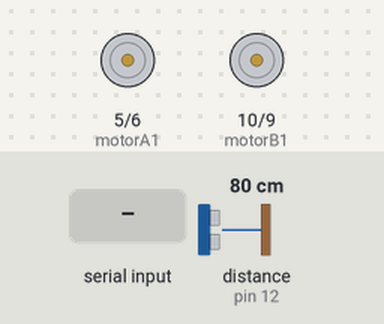
A sketch run on a simulated Arduino Uno, built with avr-gcc and run on an emulated ATmega328P. On the bench: motor-driver pin pairs drawn as motors (green arrow = first pin HIGH = forward, orange = second pin HIGH = backward, longer = more drive). Wiring (inferred from the names in the program): ultrasonic range finder: trigger pin 11; echo pin 12. The inputs (shaded band) are chosen by the test bench; at power-on: distance to the obstacle (sensor on pin 12) 80 cm. The echo pulse lasts 58.3 µs per cm.

Above: at 1.2 s.
1.3 s: "F" received over Serial
At 2.5 s:
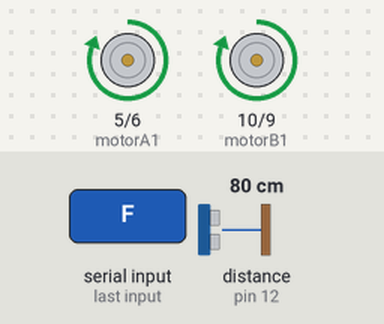
2.8 s: byte 72 ('H') received over Serial
At 3.6 s:
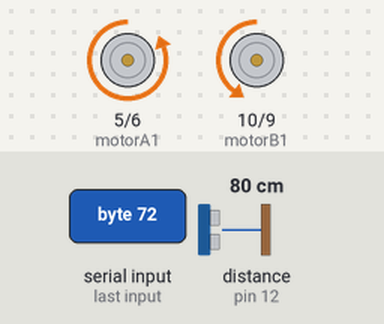
4.3 s: byte 82 ('R') received over Serial
At 4.9 s:
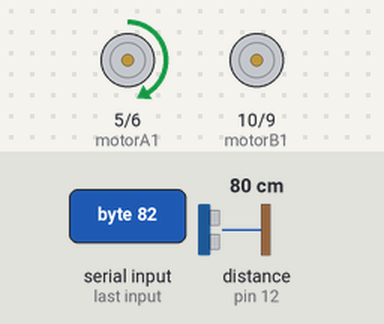
5.8 s: byte 76 ('L') received over Serial
At 7.0 s:
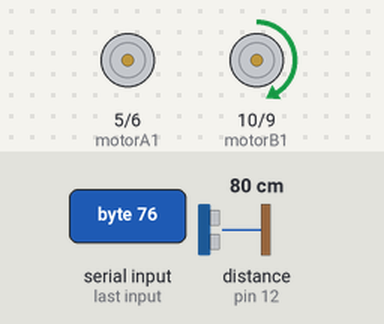
7.3 s: "I" received over Serial
At 8.4 s:
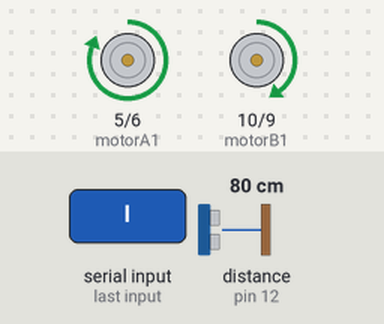
8.8 s: "G" received over Serial
At 9.3 s:
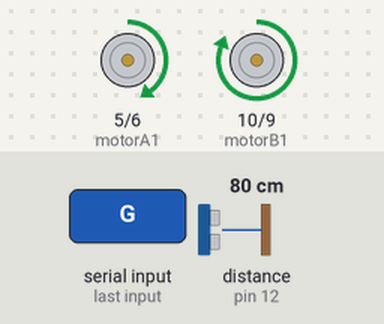
Timing chart, 0 to 11.3 s (numbered marks = the images above; inputs shaded):
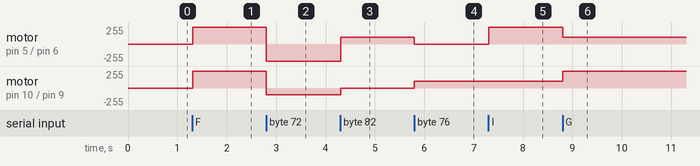

Measured:
- after the input at 1.3 s, motor on pin 5 (motorA1) / pin 6 (motorA2), motor on pin 10 (motorB1) / pin 9 (motorB2): stopped → forward 255/255 at once
- after the input at 2.8 s, motor on pin 5 (motorA1) / pin 6 (motorA2): forward 255/255 → backward 255/255 at once; motor on pin 10 (motorB1) / pin 9 (motorB2): forward 255/255 → backward 100/255 at once
- after the input at 4.3 s, motor on pin 5 (motorA1) / pin 6 (motorA2): backward 255/255 → forward 105/255 at once; motor on pin 10 (motorB1) / pin 9 (motorB2): backward 100/255 → stopped at once
- after the input at 5.8 s, motor on pin 5 (motorA1) / pin 6 (motorA2): forward 105/255 → stopped at once; motor on pin 10 (motorB1) / pin 9 (motorB2): stopped → forward 105/255 at once
- after the input at 7.3 s, motor on pin 5 (motorA1) / pin 6 (motorA2): stopped → forward 255/255 at once; motor on pin 10 (motorB1) / pin 9 (motorB2): forward 105/255 → forward 100/255 at once
- after the input at 8.8 s, motor on pin 5 (motorA1) / pin 6 (motorA2): forward 255/255 → forward 100/255 at once; motor on pin 10 (motorB1) / pin 9 (motorB2): forward 100/255 → forward 255/255 at once

The sketch:

akilli_arac_sistemi_projemiz.ino
```cpp
//Muhammed Çiçek
//Sara Akman
//L298N Bağlantısı
  const int motorA1  = 5;  // L298N'in IN3 Girişi
  const int motorA2  = 6;  // L298N'in IN1 Girişi
  const int motorB1  = 10; // L298N'in IN2 Girişi
  const int motorB2  = 9;  // L298N'in IN4 Girişi

// Mesafe Sensörü Bağlantısı
  const int echo = 12;
  const int trig = 11;

  int i=0; //Döngüler için atanan rastgele bir değişken
  int j=0; //Döngüler için atanan rastgele bir değişken
  int state; //Bluetooth cihazından gelecek sinyalin değişkeni
  int vSpeed=255;     // Standart Hız, 0-255 arası bir değer alabilir

void setup() {
    pinMode(motorA1, OUTPUT);
    pinMode(motorA2, OUTPUT);
    pinMode(motorB1, OUTPUT);
    pinMode(motorB2, OUTPUT);
    pinMode(echo, INPUT);
    pinMode(trig, OUTPUT);
    Serial.begin(9600);
}

void loop() {
  /*Bluetooth bağlantısı koptuğunda veya kesildiğinde arabayı durdur.
 (Aktif etmek için alt satırın "//" larını kaldırın.)*/
//     if(digitalRead(BTState)==LOW) { state='S'; }

if(mesafe()>15){

  //Gelen veriyi 'state' değişkenine kaydet
    if(Serial.available() > 0){
      state = Serial.read();
    }

  /* Uygulamadan ayarlanabilen 4 hız seviyesi.(Değerler 0-255 arasında olmalı)*/
    if (state == '0'){
      vSpeed=0;}
    else if (state == '1'){
      vSpeed=100;}
    else if (state == '2'){
      vSpeed=180;}
    else if (state == '3'){
      vSpeed=200;}
    else if (state == '4'){
      vSpeed=255;}

  /*İleri**/
  //Gelen veri 'F' ise araba ileri gider.
    if (state == 'F') {
      analogWrite(motorA1, vSpeed);
      analogWrite(motorA2, 0);
      analogWrite(motorB1, vSpeed);
      analogWrite(motorB2, 0);
    }
  /*İleri Sol*/
  //Gelen veri 'G' ise araba ileri sol(çapraz) gider.
    else if (state == 'I') {
      analogWrite(motorA1,vSpeed );
      analogWrite(motorA2, 0);
      analogWrite(motorB1, 100);
      analogWrite(motorB2, 0);
    }
  /*İleri Sağ*/
  //Gelen veri 'I' ise araba ileri sağ(çapraz) gider.
    else if (state == 'G') {
        analogWrite(motorA1, 100);
        analogWrite(motorA2, 0);
        analogWrite(motorB1, vSpeed);
        analogWrite(motorB2, 0);
    }
  /**Geri*/
  //Gelen veri 'B' ise araba geri gider.
    else if (state == 'B') {
      analogWrite(motorA1, 0);
      analogWrite(motorA2, vSpeed);
      analogWrite(motorB1, 0);
      analogWrite(motorB2, vSpeed);
    }
  /*Geri Sol*/
  //Gelen veri 'H' ise araba geri sol(çapraz) gider
    else if (state == 'J') {
      analogWrite(motorA1, 0);
      analogWrite(motorA2, 100);
      analogWrite(motorB1, 0);
      analogWrite(motorB2, vSpeed);
    }
  /*Geri Sağ*/
  //Gelen veri 'J' ise araba geri sağ(çapraz) gider
    else if (state == 'H') {
      analogWrite(motorA1, 0);
      analogWrite(motorA2, vSpeed);
      analogWrite(motorB1, 0);
      analogWrite(motorB2, 100);
    }
  /**Sol**/
  //Gelen veri 'L' ise araba sola gider.
    else if (state == 'R') {
      analogWrite(motorA1, vSpeed);
      analogWrite(motorA2, 150);
      analogWrite(motorB1, 0);
      analogWrite(motorB2, 0);
    }
  /**Sağ**/
  //Gelen veri 'R' ise araba sağa gider
    else if (state == 'L') {
      analogWrite(motorA1, 0);
      analogWrite(motorA2, 0);
      analogWrite(motorB1, vSpeed);
      analogWrite(motorB2, 150);
    }

  /*Stop**/
  //Gelen veri 'S' ise arabayı durdur.
    else if (state == 'S'){
        analogWrite(motorA1, 0);
        analogWrite(motorA2, 0);
        analogWrite(motorB1, 0);
        analogWrite(motorB2, 0);
    }
  }
 else {
  analogWrite(motorA1, 0);
  analogWrite(motorA2, 0);
  analogWrite(motorB1, 0);
  analogWrite(motorB2, 0);
    }
}

int mesafe()
{
digitalWrite(trig,LOW);
delayMicroseconds(2);
digitalWrite(trig,HIGH);
delayMicroseconds(10);
digitalWrite(trig,LOW);
float zaman = pulseIn(echo,HIGH);
float mesafe = zaman/58.2;
delay(5);
return mesafe;
}
```
